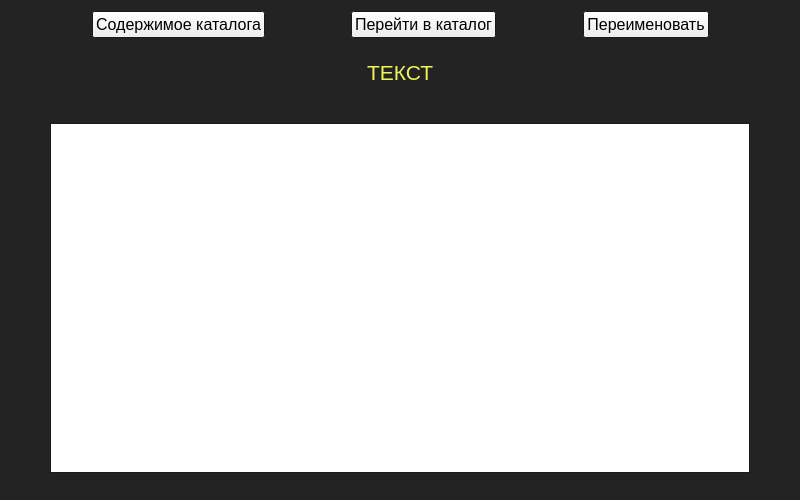
<?xml version="1.0" encoding="UTF-8"?>
<ui version="4.0">
 <class>MenuI</class>
 <widget class="QWidget" name="MenuI">
  <property name="geometry">
   <rect>
    <x>0</x>
    <y>0</y>
    <width>800</width>
    <height>500</height>
   </rect>
  </property>
  <property name="minimumSize">
   <size>
    <width>0</width>
    <height>0</height>
   </size>
  </property>
  <property name="palette">
   <palette>
    <active>
     <colorrole role="WindowText">
      <brush brushstyle="SolidPattern">
       <color alpha="255">
        <red>204</red>
        <green>204</green>
        <blue>204</blue>
       </color>
      </brush>
     </colorrole>
     <colorrole role="Base">
      <brush brushstyle="SolidPattern">
       <color alpha="255">
        <red>255</red>
        <green>255</green>
        <blue>255</blue>
       </color>
      </brush>
     </colorrole>
     <colorrole role="Window">
      <brush brushstyle="SolidPattern">
       <color alpha="255">
        <red>35</red>
        <green>35</green>
        <blue>35</blue>
       </color>
      </brush>
     </colorrole>
    </active>
    <inactive>
     <colorrole role="WindowText">
      <brush brushstyle="SolidPattern">
       <color alpha="255">
        <red>204</red>
        <green>204</green>
        <blue>204</blue>
       </color>
      </brush>
     </colorrole>
     <colorrole role="Base">
      <brush brushstyle="SolidPattern">
       <color alpha="255">
        <red>255</red>
        <green>255</green>
        <blue>255</blue>
       </color>
      </brush>
     </colorrole>
     <colorrole role="Window">
      <brush brushstyle="SolidPattern">
       <color alpha="255">
        <red>35</red>
        <green>35</green>
        <blue>35</blue>
       </color>
      </brush>
     </colorrole>
    </inactive>
    <disabled>
     <colorrole role="WindowText">
      <brush brushstyle="SolidPattern">
       <color alpha="255">
        <red>190</red>
        <green>190</green>
        <blue>190</blue>
       </color>
      </brush>
     </colorrole>
     <colorrole role="Base">
      <brush brushstyle="SolidPattern">
       <color alpha="255">
        <red>35</red>
        <green>35</green>
        <blue>35</blue>
       </color>
      </brush>
     </colorrole>
     <colorrole role="Window">
      <brush brushstyle="SolidPattern">
       <color alpha="255">
        <red>35</red>
        <green>35</green>
        <blue>35</blue>
       </color>
      </brush>
     </colorrole>
    </disabled>
   </palette>
  </property>
  <property name="windowTitle">
   <string>Лабораторная работа №2</string>
  </property>
  <layout class="QVBoxLayout" name="verticalLayout_2">
   <item>
    <spacer name="verticalSpacer_5">
     <property name="orientation">
      <enum>Qt::Vertical</enum>
     </property>
     <property name="sizeHint" stdset="0">
      <size>
       <width>20</width>
       <height>4</height>
      </size>
     </property>
    </spacer>
   </item>
   <item>
    <layout class="QHBoxLayout" name="horizontalLayout_2">
     <item>
      <spacer name="horizontalSpacer_5">
       <property name="orientation">
        <enum>Qt::Horizontal</enum>
       </property>
       <property name="sizeHint" stdset="0">
        <size>
         <width>40</width>
         <height>20</height>
        </size>
       </property>
      </spacer>
     </item>
     <item>
      <widget class="QPushButton" name="pushButton">
       <property name="font">
        <font>
         <pointsize>12</pointsize>
        </font>
       </property>
       <property name="text">
        <string>Содержимое каталога</string>
       </property>
      </widget>
     </item>
     <item>
      <spacer name="horizontalSpacer_7">
       <property name="orientation">
        <enum>Qt::Horizontal</enum>
       </property>
       <property name="sizeHint" stdset="0">
        <size>
         <width>40</width>
         <height>20</height>
        </size>
       </property>
      </spacer>
     </item>
     <item>
      <widget class="QPushButton" name="pushButton_2">
       <property name="font">
        <font>
         <pointsize>12</pointsize>
        </font>
       </property>
       <property name="text">
        <string>Перейти в каталог</string>
       </property>
      </widget>
     </item>
     <item>
      <spacer name="horizontalSpacer_8">
       <property name="orientation">
        <enum>Qt::Horizontal</enum>
       </property>
       <property name="sizeHint" stdset="0">
        <size>
         <width>40</width>
         <height>20</height>
        </size>
       </property>
      </spacer>
     </item>
     <item>
      <widget class="QPushButton" name="pushButton_3">
       <property name="font">
        <font>
         <pointsize>12</pointsize>
        </font>
       </property>
       <property name="text">
        <string>Переименовать</string>
       </property>
      </widget>
     </item>
     <item>
      <spacer name="horizontalSpacer_6">
       <property name="orientation">
        <enum>Qt::Horizontal</enum>
       </property>
       <property name="sizeHint" stdset="0">
        <size>
         <width>40</width>
         <height>20</height>
        </size>
       </property>
      </spacer>
     </item>
    </layout>
   </item>
   <item>
    <layout class="QGridLayout" name="gridLayout">
     <item row="0" column="1">
      <spacer name="verticalSpacer_4">
       <property name="orientation">
        <enum>Qt::Vertical</enum>
       </property>
       <property name="sizeHint" stdset="0">
        <size>
         <width>20</width>
         <height>40</height>
        </size>
       </property>
      </spacer>
     </item>
     <item row="1" column="0">
      <spacer name="horizontalSpacer_4">
       <property name="orientation">
        <enum>Qt::Horizontal</enum>
       </property>
       <property name="sizeHint" stdset="0">
        <size>
         <width>40</width>
         <height>20</height>
        </size>
       </property>
      </spacer>
     </item>
     <item row="1" column="1" alignment="Qt::AlignLeft">
      <widget class="QLabel" name="label">
       <property name="palette">
        <palette>
         <active>
          <colorrole role="WindowText">
           <brush brushstyle="SolidPattern">
            <color alpha="255">
             <red>241</red>
             <green>244</green>
             <blue>86</blue>
            </color>
           </brush>
          </colorrole>
         </active>
         <inactive>
          <colorrole role="WindowText">
           <brush brushstyle="SolidPattern">
            <color alpha="255">
             <red>241</red>
             <green>244</green>
             <blue>86</blue>
            </color>
           </brush>
          </colorrole>
         </inactive>
         <disabled>
          <colorrole role="WindowText">
           <brush brushstyle="SolidPattern">
            <color alpha="255">
             <red>190</red>
             <green>190</green>
             <blue>190</blue>
            </color>
           </brush>
          </colorrole>
         </disabled>
        </palette>
       </property>
       <property name="font">
        <font>
         <pointsize>16</pointsize>
        </font>
       </property>
       <property name="text">
        <string>ТЕКСТ</string>
       </property>
      </widget>
     </item>
     <item row="1" column="2">
      <spacer name="horizontalSpacer_3">
       <property name="orientation">
        <enum>Qt::Horizontal</enum>
       </property>
       <property name="sizeHint" stdset="0">
        <size>
         <width>40</width>
         <height>20</height>
        </size>
       </property>
      </spacer>
     </item>
     <item row="2" column="1">
      <spacer name="verticalSpacer_3">
       <property name="orientation">
        <enum>Qt::Vertical</enum>
       </property>
       <property name="sizeHint" stdset="0">
        <size>
         <width>20</width>
         <height>40</height>
        </size>
       </property>
      </spacer>
     </item>
    </layout>
   </item>
   <item>
    <layout class="QHBoxLayout" name="horizontalLayout">
     <item>
      <spacer name="horizontalSpacer_2">
       <property name="orientation">
        <enum>Qt::Horizontal</enum>
       </property>
       <property name="sizeType">
        <enum>QSizePolicy::Expanding</enum>
       </property>
       <property name="sizeHint" stdset="0">
        <size>
         <width>40</width>
         <height>20</height>
        </size>
       </property>
      </spacer>
     </item>
     <item>
      <layout class="QVBoxLayout" name="verticalLayout">
       <item>
        <spacer name="verticalSpacer_2">
         <property name="orientation">
          <enum>Qt::Vertical</enum>
         </property>
         <property name="sizeHint" stdset="0">
          <size>
           <width>20</width>
           <height>40</height>
          </size>
         </property>
        </spacer>
       </item>
       <item>
        <widget class="QTableView" name="tableView">
         <property name="minimumSize">
          <size>
           <width>700</width>
           <height>350</height>
          </size>
         </property>
         <property name="font">
          <font>
           <pointsize>16</pointsize>
          </font>
         </property>
        </widget>
       </item>
       <item>
        <spacer name="verticalSpacer">
         <property name="orientation">
          <enum>Qt::Vertical</enum>
         </property>
         <property name="sizeHint" stdset="0">
          <size>
           <width>20</width>
           <height>40</height>
          </size>
         </property>
        </spacer>
       </item>
      </layout>
     </item>
     <item>
      <spacer name="horizontalSpacer">
       <property name="orientation">
        <enum>Qt::Horizontal</enum>
       </property>
       <property name="sizeType">
        <enum>QSizePolicy::Expanding</enum>
       </property>
       <property name="sizeHint" stdset="0">
        <size>
         <width>40</width>
         <height>20</height>
        </size>
       </property>
      </spacer>
     </item>
    </layout>
   </item>
  </layout>
 </widget>
 <resources/>
 <connections/>
</ui>
